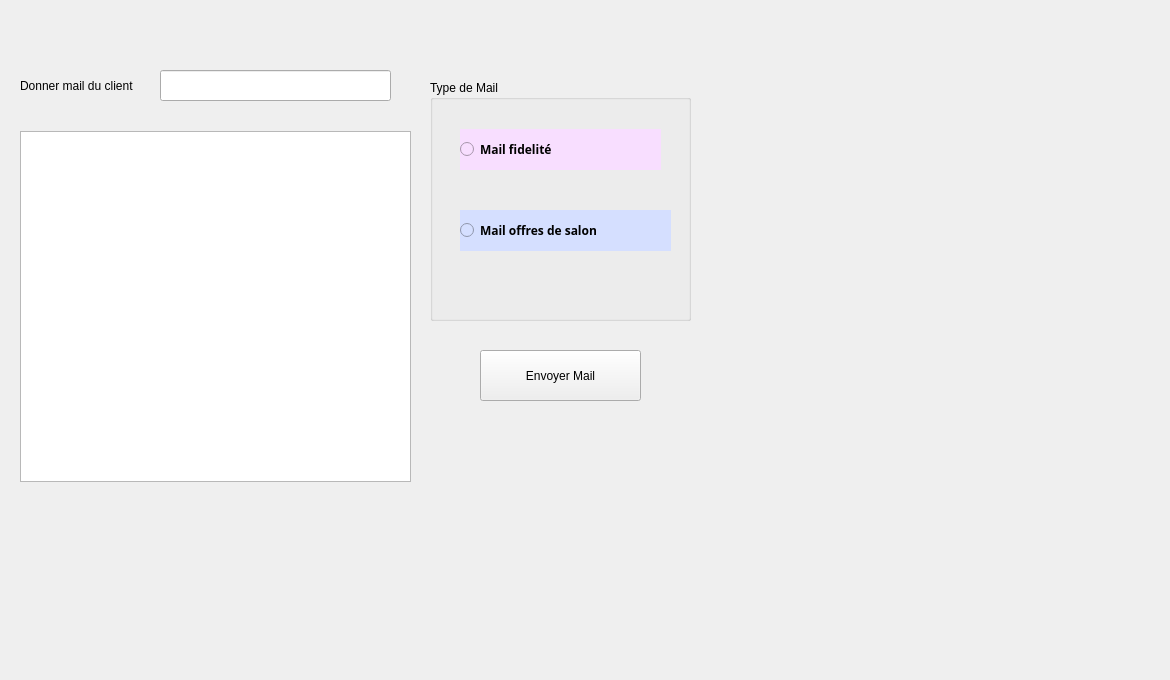
         <widget class="QWidget" name="tab_2">
          <attribute name="title">
           <string>Mail</string>
          </attribute>
          <widget class="QGroupBox" name="groupBox">
           <property name="geometry">
            <rect>
             <x>430</x>
             <y>80</y>
             <width>261</width>
             <height>241</height>
            </rect>
           </property>
           <property name="autoFillBackground">
            <bool>false</bool>
           </property>
           <property name="title">
            <string>Type de Mail</string>
           </property>
           <widget class="QRadioButton" name="radioButton">
            <property name="geometry">
             <rect>
              <x>30</x>
              <y>49</y>
              <width>201</width>
              <height>41</height>
             </rect>
            </property>
            <property name="font">
             <font>
              <family>Script MT Bold</family>
              <weight>75</weight>
              <bold>true</bold>
             </font>
            </property>
            <property name="styleSheet">
             <string notr="true">background-color: rgb(248, 222, 255);</string>
            </property>
            <property name="text">
             <string>Mail fidelité</string>
            </property>
           </widget>
           <widget class="QRadioButton" name="radioButton_2">
            <property name="geometry">
             <rect>
              <x>30</x>
              <y>130</y>
              <width>211</width>
              <height>41</height>
             </rect>
            </property>
            <property name="font">
             <font>
              <family>Script MT Bold</family>
              <weight>75</weight>
              <bold>true</bold>
             </font>
            </property>
            <property name="styleSheet">
             <string notr="true">background-color: rgb(213, 223, 255);</string>
            </property>
            <property name="text">
             <string>Mail offres de salon </string>
            </property>
           </widget>
          </widget>
          <widget class="QLabel" name="label_17">
           <property name="geometry">
            <rect>
             <x>20</x>
             <y>60</y>
             <width>141</width>
             <height>51</height>
            </rect>
           </property>
           <property name="text">
            <string>Donner mail du client</string>
           </property>
          </widget>
          <widget class="QLineEdit" name="codemail">
           <property name="geometry">
            <rect>
             <x>160</x>
             <y>70</y>
             <width>231</width>
             <height>31</height>
            </rect>
           </property>
          </widget>
          <widget class="QLabel" name="bcksms">
           <property name="geometry">
            <rect>
             <x>0</x>
             <y>0</y>
             <width>1161</width>
             <height>671</height>
            </rect>
           </property>
           <property name="text">
            <string/>
           </property>
           <property name="pixmap">
            <pixmap>backgroundclient.png</pixmap>
           </property>
          </widget>
          <widget class="QPushButton" name="pb_mailmariem">
           <property name="geometry">
            <rect>
             <x>480</x>
             <y>350</y>
             <width>161</width>
             <height>51</height>
            </rect>
           </property>
           <property name="text">
            <string>Envoyer Mail</string>
           </property>
          </widget>
          <widget class="QTableView" name="tvmail">
           <property name="geometry">
            <rect>
             <x>20</x>
             <y>131</y>
             <width>391</width>
             <height>351</height>
            </rect>
           </property>
          </widget>
          <zorder>bcksms</zorder>
          <zorder>groupBox</zorder>
          <zorder>label_17</zorder>
          <zorder>codemail</zorder>
          <zorder>pb_mailmariem</zorder>
          <zorder>tvmail</zorder>
         </widget>
